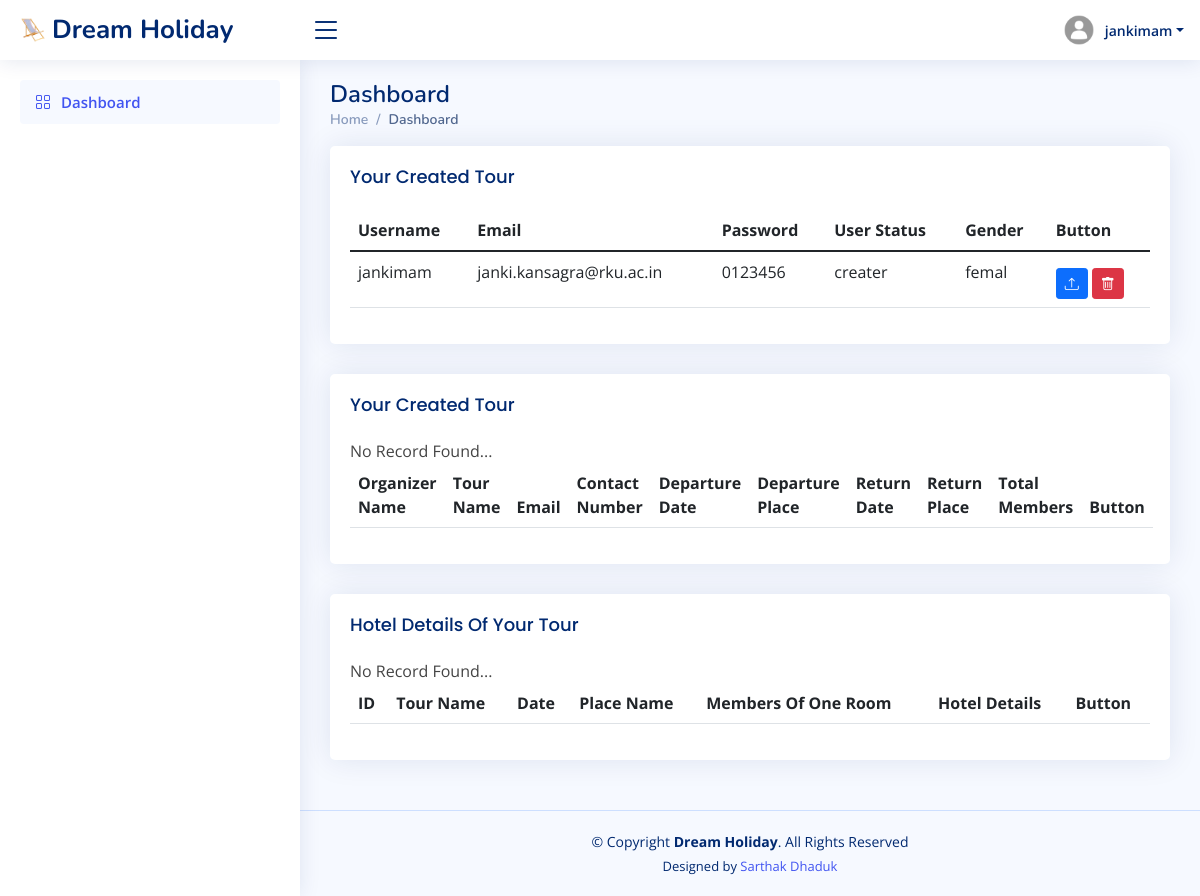
/admin_creater.php (signed in), run on the app's committed database.
### tables this page shows
CREATE TABLE `register` (
  `username` varchar(30) NOT NULL,
  `email` varchar(40) NOT NULL,
  `password` varchar(12) NOT NULL,
  `user` varchar(35) NOT NULL,
  `gender` varchar(20) NOT NULL,
  `token` varchar(255) NOT NULL
);

### admin_creater.php (the view, shortened to what this page needs)
<?php
if(isset($_SESSION['u']) && isset($_SESSION['p']) && isset($_SESSION['use']) && ($_SESSION['use']=="creater" || $_SESSION['use']=="admin"))
{
?>
<?php include_once 'connection.php' ?>
<?php include_once 'admin_creater_header.php' ?>
  <aside id="sidebar" class="sidebar">
    <ul class="sidebar-nav" id="sidebar-nav">
      <li class="nav-item">
        <a class="nav-link " href="admin_creater.php">
          <i class="bi bi-grid"></i>
          <span>Dashboard</span>
        </a>
      </li>
    </ul>
  </aside>
  <main id="main" class="main">
    <div class="pagetitle">
      <h1>Dashboard</h1>
      <nav>
        <ol class="breadcrumb">
          <li class="breadcrumb-item"><a href="admin_creater.php">Home</a></li>
          <li class="breadcrumb-item active">Dashboard</li>
        </ol>
      </nav>
    </div>
    <section class="section">
      <div class="row">
        <div class="col-lg-12">
        <div class="card">
            <div class="card-body">
              <h5 class="card-title">Your Created Tour</h5>
              <table class="table table-hover">
                <thead>
                  <tr>
                    <th scope="col">Username</th>
                    <th scope="col">Email</th>
                    <th scope="col">Password</th>
                    <th scope="col">User Status</th>
                    <th scope="col">Gender</th>
                    <th scope="col">Button</th>
                  </tr>
                </thead>
                <tbody>
                <?php
                  $q_user_register="SELECT * FROM `register` WHERE username='$user'";
                  $q_user_register_r=mysqli_query($con, $q_user_register);
                  if(mysqli_num_rows($q_user_register_r)>0){
                    while($row = mysqli_fetch_assoc($q_user_register_r)){
                ?>
                  <tr>
                    <td><?php echo $row['username'];?></td>
                    <td><?php echo $row['email'];?></td>
                    <td><?php echo $row['password'];?></td>
                    <td><?php echo $row['user'];?></td>
                    <td><?php echo $row['gender'];?></td>
                    <td>
                    <div class="pt-2">
                    <a href="creater_admin_register_edit.php?user=<?php echo $row['username'];?>" class="btn btn-primary btn-sm" title="Upload new profile image"><i class="bi bi-upload"></i></a>
                    <a href="creater_admin_register_delete.php?user=<?php echo $row['username'];?>" class="btn btn-danger btn-sm" title="Remove my profile image"><i class="bi bi-trash"></i></a>
                    </div>
                    </td>
                  </tr>
                  <?php
                    }
                  }
                  else{
                    echo "No Record Found...";
                  }
                  ?>
                </tbody>
              </table>
            </div>
          </div>
          <div class="card">
            <div class="card-body">
              <h5 class="card-title">Your Created Tour</h5>
              <table class="table table-hover">
                <thead>
                  <tr>
                    <th scope="col">Organizer Name</th>
                    <th scope="col">Tour Name</th>
                    <th scope="col">Email</th>
                    <th scope="col">Contact Number</th>
                    <th scope="col">Departure Date</th>
                    <th scope="col">Departure Place</th>
                    <th scope="col">Return Date</th>
                    <th scope="col">Return Place</th>
                    <th scope="col">Total Members</th>
                    <th scope="col">Button</th>
                  </tr>
                </thead>
              </table>
            </div>
          </div>
          <div class="card">
            <div class="card-body">
              <h5 class="card-title">Hotel Details Of Your Tour</h5>
              <table class="table table-hover">
                <thead>
                  <tr>
                    <th scope="col">ID</th>
                    <th scope="col">Tour Name</th>
                    <th scope="col">Date</th>
                    <th scope="col">Place Name</th>
                    <th scope="col">Members Of One Room</th>
                    <th scope="col">Hotel Details</th>
                    <th scope="col">Button</th>
                  </tr>
                </thead>
              </table>
            </div>
          </div>
        </div>
      </div>
    </section>
  </main>
<?php include_once 'admin_footer.php' ?>
<?php
}
?>

### admin/assets/css/style.css (style rules this page uses)
:root { scroll-behavior: smooth; }
body { font-family: "Open Sans", sans-serif; background: #f6f9ff; color: #444444; }
a { color: #4154f1; text-decoration: none; }
h1, h2, h3, h4, h5, h6 { font-family: "Nunito", sans-serif; }
#main { margin-top: 60px; padding: 20px 30px; transition: all 0.3s; }
.pagetitle { margin-bottom: 10px; }
.pagetitle h1 { font-size: 24px; margin-bottom: 0; font-weight: 600; color: #012970; }
.card { margin-bottom: 30px; border: none; border-radius: 5px; box-shadow: 0px 0 30px rgba(1, 41, 112, 0.1); }
.card-title { padding: 20px 0 15px 0; font-size: 18px; font-weight: 500; color: #012970; font-family: "Poppins", sans-serif; }
.card-body { padding: 0 20px 20px 20px; }
.breadcrumb { font-size: 14px; font-family: "Nunito", sans-serif; color: #899bbd; font-weight: 600; }
.breadcrumb a { color: #899bbd; transition: 0.3s; }
.breadcrumb .breadcrumb-item::before { color: #899bbd; }
.breadcrumb .active { color: #51678f; font-weight: 600; }
.sidebar { position: fixed; top: 60px; left: 0; bottom: 0; width: 300px; z-index: 996; transition: all 0.3s; padding: 20px; overflow-y: auto; scrollbar-width: thin; scrollbar-color: #aab7cf transparent; box-shadow: 0px 0px 20px rgba(1, 41, 112, 0.1); background-color: #fff; }
@media (min-width: 1200px) { #main, #footer { margin-left: 300px; } }
.sidebar-nav { padding: 0; margin: 0; list-style: none; }
.sidebar-nav li { padding: 0; margin: 0; list-style: none; }
.sidebar-nav .nav-item { margin-bottom: 5px; }
.sidebar-nav .nav-link { display: flex; align-items: center; font-size: 15px; font-weight: 600; color: #4154f1; transition: 0.3; background: #f6f9ff; padding: 10px 15px; border-radius: 4px; }
.sidebar-nav .nav-link i { font-size: 16px; margin-right: 10px; color: #4154f1; }

### data on the page
register: username "jankimam", email "janki.kansagra@rku.ac.in", password "0123456", user "creater", gender "femal"

### other printed values
$user "jankimam"
